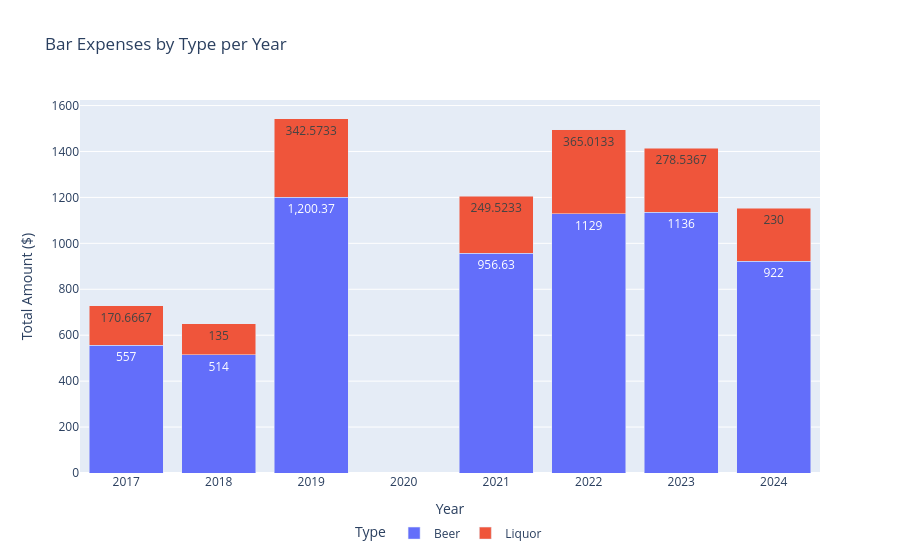

Here is the notebook cell this chart was saved with:
### Code cell
# stacked bar chart of bar expenses by type and year

# Group by Year and Type, sum Amount
bar_type_sum = bar_df.groupby(["Year", "Type"])["Amount"].sum().reset_index()

# Create stacked bar chart
fig = px.bar(
    bar_type_sum,
    x="Year",
    y="Amount",
    color="Type",
    title="Bar Expenses by Type per Year",
    labels={"Amount": "Total Amount ($)", "Year": "Year", "Type": "Type"},
    text_auto=True,
)

fig.update_layout(
    barmode="stack",
    legend_title_text="Type",
    legend_orientation="h",
    legend_yanchor="bottom",
    legend_y=-0.2,
    legend_xanchor="center",
    legend_x=0.5,
)

fig.show()

### Figure 1 — Plotly figure (JSON) as saved in the notebook; plotly's stock layout.template omitted (floating-point values rounded to 4 significant figures)
{"data": [{"alignmentgroup": "True", "hovertemplate": "Type=Beer<br>Year=%{x}<br>Total Amount ($)=%{y}<extra></extra>", "legendgroup": "Beer", "marker": {"color": "#636efa", "pattern": {"shape": ""}}, "name": "Beer", "offsetgroup": "Beer", "orientation": "v", "showlegend": true, "textposition": "auto", "texttemplate": "%{y}", "type": "bar", "x": [2017, 2018, 2019, 2021, 2022, 2023, 2024], "xaxis": "x", "y": [557, 514, 1200.0, 956.6, 1129, 1136, 922], "yaxis": "y"}, {"alignmentgroup": "True", "hovertemplate": "Type=Liquor<br>Year=%{x}<br>Total Amount ($)=%{y}<extra></extra>", "legendgroup": "Liquor", "marker": {"color": "#EF553B", "pattern": {"shape": ""}}, "name": "Liquor", "offsetgroup": "Liquor", "orientation": "v", "showlegend": true, "textposition": "auto", "texttemplate": "%{y}", "type": "bar", "x": [2017, 2018, 2019, 2021, 2022, 2023, 2024], "xaxis": "x", "y": [170.7, 135, 342.6, 249.5, 365.0, 278.5, 230], "yaxis": "y"}], "layout": {"barmode": "stack", "legend": {"orientation": "h", "title": {"text": "Type"}, "tracegroupgap": 0, "x": 0.5, "xanchor": "center", "y": -0.2, "yanchor": "bottom"}, "title": {"text": "Bar Expenses by Type per Year"}, "xaxis": {"anchor": "y", "domain": [0, 1], "title": {"text": "Year"}}, "yaxis": {"anchor": "x", "domain": [0, 1], "title": {"text": "Total Amount ($)"}}}}
